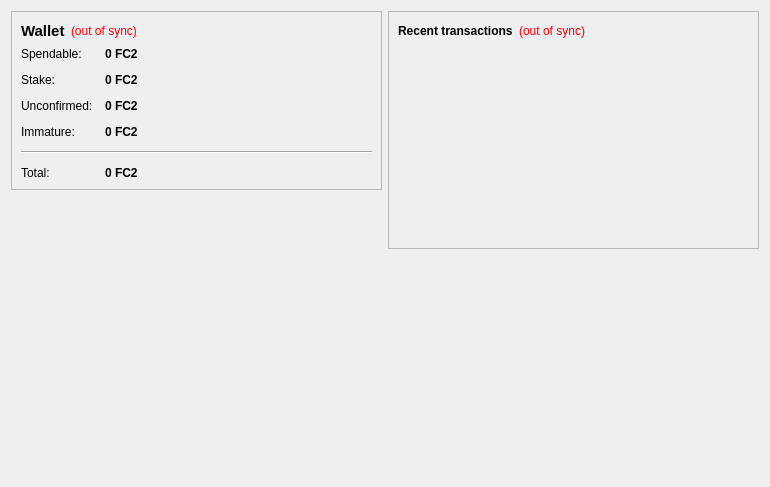
<?xml version="1.0" encoding="UTF-8"?>
<ui version="4.0">
 <class>OverviewPage</class>
 <widget class="QWidget" name="OverviewPage">
  <property name="geometry">
   <rect>
    <x>0</x>
    <y>0</y>
    <width>770</width>
    <height>487</height>
   </rect>
  </property>
  <property name="windowTitle">
   <string>Form</string>
  </property>
  <layout class="QHBoxLayout" name="horizontalLayout" stretch="1,1">
   <item>
    <layout class="QVBoxLayout" name="verticalLayout_2">
     <item>
      <widget class="QFrame" name="frame">
       <property name="frameShape">
        <enum>QFrame::StyledPanel</enum>
       </property>
       <property name="frameShadow">
        <enum>QFrame::Raised</enum>
       </property>
       <layout class="QVBoxLayout" name="verticalLayout_4">
        <item>
         <layout class="QHBoxLayout" name="horizontalLayout_4">
          <item>
           <widget class="QLabel" name="label_5">
            <property name="font">
             <font>
              <pointsize>11</pointsize>
              <weight>75</weight>
              <bold>true</bold>
             </font>
            </property>
            <property name="text">
             <string>Wallet</string>
            </property>
           </widget>
          </item>
          <item>
           <widget class="QLabel" name="labelWalletStatus">
            <property name="toolTip">
             <string>The displayed information may be out of date. Your wallet automatically synchronizes with the FuelCoin network after a connection is established, but this process has not completed yet.</string>
            </property>
            <property name="styleSheet">
             <string notr="true">QLabel { color: red; }</string>
            </property>
            <property name="text">
             <string notr="true">(out of sync)</string>
            </property>
            <property name="alignment">
             <set>Qt::AlignLeading|Qt::AlignLeft|Qt::AlignVCenter</set>
            </property>
           </widget>
          </item>
          <item>
           <spacer name="horizontalSpacer_2">
            <property name="orientation">
             <enum>Qt::Horizontal</enum>
            </property>
            <property name="sizeHint" stdset="0">
             <size>
              <width>40</width>
              <height>20</height>
             </size>
            </property>
           </spacer>
          </item>
         </layout>
        </item>
        <item>
         <layout class="QFormLayout" name="formLayout_2">
          <property name="fieldGrowthPolicy">
           <enum>QFormLayout::AllNonFixedFieldsGrow</enum>
          </property>
          <property name="horizontalSpacing">
           <number>12</number>
          </property>
          <property name="verticalSpacing">
           <number>12</number>
          </property>
          <item row="0" column="0">
           <widget class="QLabel" name="label">
            <property name="text">
             <string>Spendable:</string>
            </property>
           </widget>
          </item>
          <item row="0" column="1">
           <widget class="QLabel" name="labelBalance">
            <property name="font">
             <font>
              <weight>75</weight>
              <bold>true</bold>
             </font>
            </property>
            <property name="cursor">
             <cursorShape>IBeamCursor</cursorShape>
            </property>
            <property name="toolTip">
             <string>Your current spendable balance</string>
            </property>
            <property name="text">
             <string notr="true">0 FC2</string>
            </property>
            <property name="textInteractionFlags">
             <set>Qt::LinksAccessibleByMouse|Qt::TextSelectableByKeyboard|Qt::TextSelectableByMouse</set>
            </property>
           </widget>
          </item>
          <item row="1" column="0">
           <widget class="QLabel" name="label_6">
            <property name="text">
             <string>Stake:</string>
            </property>
           </widget>
          </item>
          <item row="1" column="1">
           <widget class="QLabel" name="labelStake">
            <property name="font">
             <font>
              <weight>75</weight>
              <bold>true</bold>
             </font>
            </property>
            <property name="cursor">
             <cursorShape>IBeamCursor</cursorShape>
            </property>
            <property name="toolTip">
             <string>Total of coins that was staked, and do not yet count toward the current balance</string>
            </property>
            <property name="text">
             <string notr="true">0 FC2</string>
            </property>
            <property name="textInteractionFlags">
             <set>Qt::LinksAccessibleByMouse|Qt::TextSelectableByKeyboard|Qt::TextSelectableByMouse</set>
            </property>
           </widget>
          </item>
          <item row="2" column="0">
           <widget class="QLabel" name="label_3">
            <property name="text">
             <string>Unconfirmed:</string>
            </property>
           </widget>
          </item>
          <item row="2" column="1">
           <widget class="QLabel" name="labelUnconfirmed">
            <property name="font">
             <font>
              <weight>75</weight>
              <bold>true</bold>
             </font>
            </property>
            <property name="cursor">
             <cursorShape>IBeamCursor</cursorShape>
            </property>
            <property name="toolTip">
             <string>Total of transactions that have yet to be confirmed, and do not yet count toward the current balance</string>
            </property>
            <property name="text">
             <string notr="true">0 FC2</string>
            </property>
            <property name="textInteractionFlags">
             <set>Qt::LinksAccessibleByMouse|Qt::TextSelectableByKeyboard|Qt::TextSelectableByMouse</set>
            </property>
           </widget>
          </item>
          <item row="3" column="0">
           <widget class="QLabel" name="labelImmatureText">
            <property name="text">
             <string>Immature:</string>
            </property>
           </widget>
          </item>
          <item row="3" column="1">
           <widget class="QLabel" name="labelImmature">
            <property name="font">
             <font>
              <weight>75</weight>
              <bold>true</bold>
             </font>
            </property>
            <property name="toolTip">
             <string>Mined balance that has not yet matured</string>
            </property>
            <property name="text">
             <string notr="true">0 FC2</string>
            </property>
            <property name="textInteractionFlags">
             <set>Qt::LinksAccessibleByMouse|Qt::TextSelectableByKeyboard|Qt::TextSelectableByMouse</set>
            </property>
           </widget>
          </item>
          <item row="4" column="0" colspan="2">
           <widget class="Line" name="line">
            <property name="orientation">
             <enum>Qt::Horizontal</enum>
            </property>
           </widget>
          </item>
          <item row="5" column="0">
           <widget class="QLabel" name="labelTotalText">
            <property name="text">
             <string>Total:</string>
            </property>
           </widget>
          </item>
          <item row="5" column="1">
           <widget class="QLabel" name="labelTotal">
            <property name="font">
             <font>
              <weight>75</weight>
              <bold>true</bold>
             </font>
            </property>
            <property name="cursor">
             <cursorShape>IBeamCursor</cursorShape>
            </property>
            <property name="toolTip">
             <string>Your current total balance</string>
            </property>
            <property name="text">
             <string notr="true">0 FC2</string>
            </property>
            <property name="textInteractionFlags">
             <set>Qt::LinksAccessibleByMouse|Qt::TextSelectableByKeyboard|Qt::TextSelectableByMouse</set>
            </property>
           </widget>
          </item>
         </layout>
        </item>
       </layout>
      </widget>
     </item>
     <item>
      <spacer name="verticalSpacer">
       <property name="orientation">
        <enum>Qt::Vertical</enum>
       </property>
       <property name="sizeHint" stdset="0">
        <size>
         <width>20</width>
         <height>40</height>
        </size>
       </property>
      </spacer>
     </item>
     <item>
      <widget class="QLabel" name="label_2">
       <property name="autoFillBackground">
        <bool>true</bool>
       </property>
       <property name="text">
        <string/>
       </property>
       <property name="pixmap">
        <pixmap resource="../bitcoin.qrc">:/icons/drmbg</pixmap>
       </property>
       <property name="scaledContents">
        <bool>false</bool>
       </property>
       <property name="margin">
        <number>0</number>
       </property>
      </widget>
     </item>
    </layout>
   </item>
   <item>
    <layout class="QVBoxLayout" name="verticalLayout_3">
     <item>
      <widget class="QFrame" name="frame_2">
       <property name="frameShape">
        <enum>QFrame::StyledPanel</enum>
       </property>
       <property name="frameShadow">
        <enum>QFrame::Raised</enum>
       </property>
       <layout class="QVBoxLayout" name="verticalLayout">
        <item>
         <layout class="QHBoxLayout" name="horizontalLayout_2">
          <item>
           <widget class="QLabel" name="label_4">
            <property name="text">
             <string>&lt;b&gt;Recent transactions&lt;/b&gt;</string>
            </property>
           </widget>
          </item>
          <item>
           <widget class="QLabel" name="labelTransactionsStatus">
            <property name="toolTip">
             <string>The displayed information may be out of date. Your wallet automatically synchronizes with the FuelCoin network after a connection is established, but this process has not completed yet.</string>
            </property>
            <property name="styleSheet">
             <string notr="true">QLabel { color: red; }</string>
            </property>
            <property name="text">
             <string notr="true">(out of sync)</string>
            </property>
            <property name="alignment">
             <set>Qt::AlignRight|Qt::AlignTrailing|Qt::AlignVCenter</set>
            </property>
           </widget>
          </item>
          <item>
           <spacer name="horizontalSpacer">
            <property name="orientation">
             <enum>Qt::Horizontal</enum>
            </property>
            <property name="sizeHint" stdset="0">
             <size>
              <width>40</width>
              <height>20</height>
             </size>
            </property>
           </spacer>
          </item>
         </layout>
        </item>
        <item>
         <widget class="QListView" name="listTransactions">
          <property name="styleSheet">
           <string notr="true">QListView { background: transparent; }</string>
          </property>
          <property name="frameShape">
           <enum>QFrame::NoFrame</enum>
          </property>
          <property name="verticalScrollBarPolicy">
           <enum>Qt::ScrollBarAlwaysOff</enum>
          </property>
          <property name="horizontalScrollBarPolicy">
           <enum>Qt::ScrollBarAlwaysOff</enum>
          </property>
          <property name="selectionMode">
           <enum>QAbstractItemView::NoSelection</enum>
          </property>
         </widget>
        </item>
       </layout>
      </widget>
     </item>
     <item>
      <spacer name="verticalSpacer_2">
       <property name="orientation">
        <enum>Qt::Vertical</enum>
       </property>
       <property name="sizeHint" stdset="0">
        <size>
         <width>20</width>
         <height>40</height>
        </size>
       </property>
      </spacer>
     </item>
    </layout>
   </item>
  </layout>
 </widget>
 <resources/>
 <connections/>
</ui>
